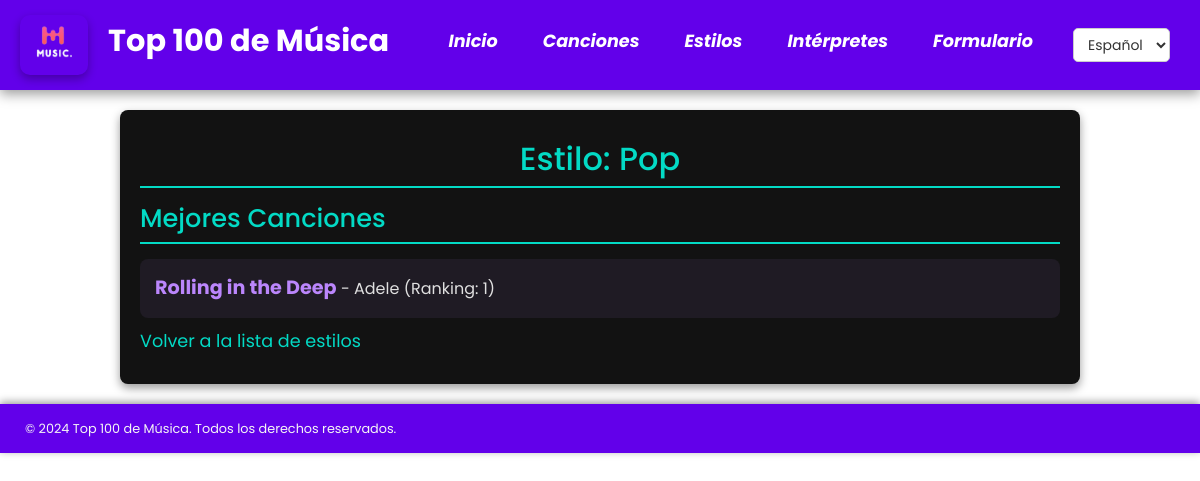
The page /es/estilos/5/ on the database as committed earlier.
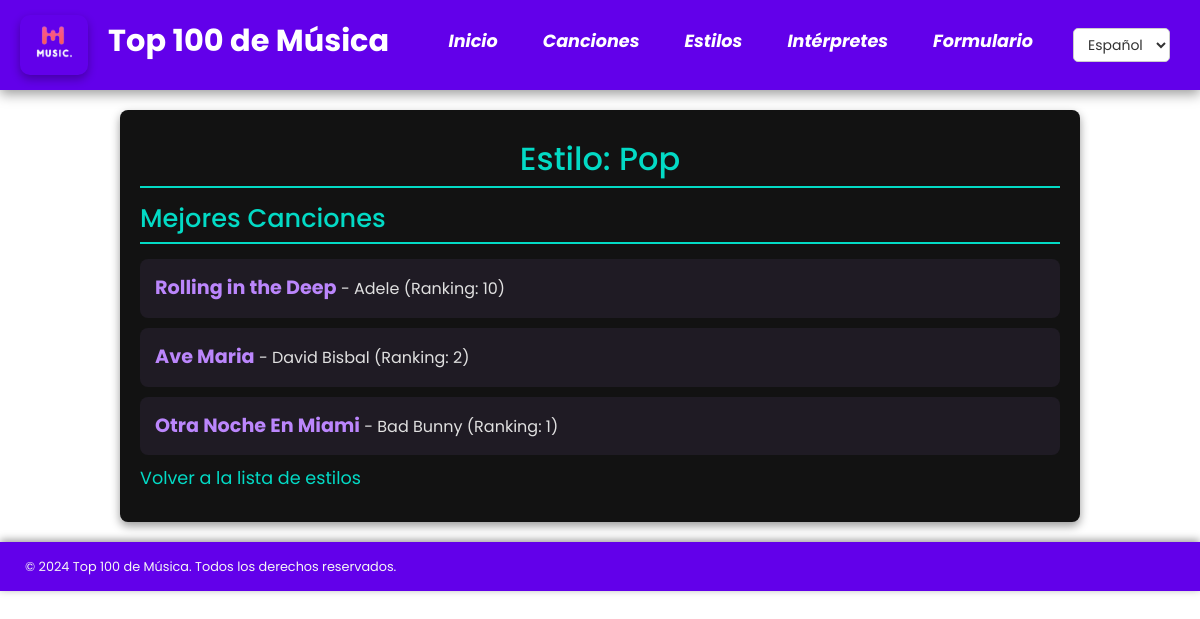
The same page on the database as committed later.
### appTop100Django/models.py (models this page shows, shortened)
class Cancion(models.Model):
    titulo = models.CharField(max_length=50)
    duracion = models.IntegerField(default=0)
    ranking = models.IntegerField(unique=True)
    fecha = models.DateField()
    estilo = models.ForeignKey(Estilo, on_delete=models.CASCADE)
    intepretes = models.ManyToManyField(Interprete)
    imagen = models.ImageField(upload_to='canciones/', blank=True, null=True)

class Interprete(models.Model):
    nombre = models.CharField(max_length=50)
    numero_integrantes = models.IntegerField(default=0)
    descripcion_interprete = models.CharField(max_length=300)
    oyentes_mensuales = models.IntegerField(default=0)
    imagen = models.ImageField(upload_to='interpretes/', blank=True, null=True)

### appTop100Django/views.py (the view)
# urls.py: path('estilos/<int:estilo_id>/', views.detalles_estilo, name='detalles_estilo'),
def detalles_estilo(request, estilo_id):
    estilo = get_object_or_404(Estilo, pk=estilo_id)
    canciones = estilo.cancion_set.all().order_by('ranking')
    context = {'estilo': estilo, 'canciones': canciones}
    return render(request, 'detalles_estilo.html', context)

### appTop100Django/templates/detalles_estilo.html (shortened to what this page needs)
{% extends 'base.html' %}
{% load i18n %}
{% block contenido %}
<h2>{% trans "Estilo:" %} {{ estilo.nombre }}</h2>
<h3>{% trans "Mejores Canciones" %}</h3>
<ul>
    {% for cancion in estilo.cancion_set.all %}
        <li>
            <a href="{% url 'detalles_cancion' cancion.id %}">{{ cancion.titulo }}</a>
            - {{ cancion.intepretes.first.nombre }} ({% trans "Ranking:" %} {{ cancion.ranking }})
        </li>
    {% empty %}
        <li>{% trans "No hay canciones disponibles para este estilo." %}</li>
    {% endfor %}
</ul>
<a href="{% url 'lista_estilos' %}">{% trans "Volver a la lista de estilos" %}</a>
{% endblock %}

Rows that differ between the two databases and show on the page:
changed Cancion "Rolling in the Deep": ranking "1" → "10"
added Cancion: titulo "Ave Maria", intepretes.first.nombre "David Bisbal", ranking "2"
added Cancion: titulo "Otra Noche En Miami", intepretes.first.nombre "Bad Bunny", ranking "1"
